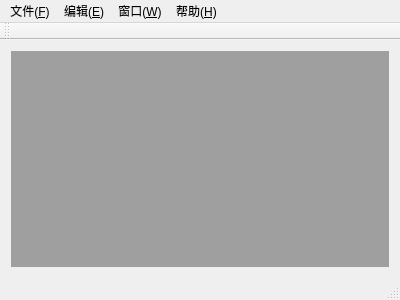
<?xml version="1.0" encoding="UTF-8"?>
<ui version="4.0">
 <class>MainWindow</class>
 <widget class="QMainWindow" name="MainWindow">
  <property name="geometry">
   <rect>
    <x>0</x>
    <y>0</y>
    <width>400</width>
    <height>300</height>
   </rect>
  </property>
  <property name="windowTitle">
   <string>MainWindow</string>
  </property>
  <widget class="QWidget" name="centralWidget">
   <layout class="QGridLayout" name="gridLayout">
    <item row="0" column="0">
     <widget class="QMdiArea" name="mdiArea"/>
    </item>
   </layout>
  </widget>
  <widget class="QMenuBar" name="menuBar">
   <property name="geometry">
    <rect>
     <x>0</x>
     <y>0</y>
     <width>400</width>
     <height>23</height>
    </rect>
   </property>
   <widget class="QMenu" name="menuF">
    <property name="title">
     <string>文件(&amp;F)</string>
    </property>
    <addaction name="actionNew"/>
    <addaction name="actionOpen"/>
    <addaction name="separator"/>
    <addaction name="actionSave"/>
    <addaction name="actionSaveAs"/>
    <addaction name="separator"/>
    <addaction name="actionExit"/>
   </widget>
   <widget class="QMenu" name="menuE">
    <property name="title">
     <string>编辑(&amp;E)</string>
    </property>
    <addaction name="actionUndo"/>
    <addaction name="actionRedo"/>
    <addaction name="separator"/>
    <addaction name="actionCut"/>
    <addaction name="actionCopy"/>
    <addaction name="actionPaste"/>
   </widget>
   <widget class="QMenu" name="menuW">
    <property name="title">
     <string>窗口(&amp;W)</string>
    </property>
    <addaction name="actionClose"/>
    <addaction name="actionCloseAll"/>
    <addaction name="separator"/>
    <addaction name="actionTile"/>
    <addaction name="actionCascade"/>
    <addaction name="separator"/>
    <addaction name="actionNext"/>
    <addaction name="actionPrevious"/>
   </widget>
   <widget class="QMenu" name="menu_O">
    <property name="title">
     <string>帮助(&amp;H)</string>
    </property>
    <addaction name="actionAbout"/>
    <addaction name="actionAboutQt"/>
   </widget>
   <addaction name="menuF"/>
   <addaction name="menuE"/>
   <addaction name="menuW"/>
   <addaction name="menu_O"/>
  </widget>
  <widget class="QToolBar" name="mainToolBar">
   <attribute name="toolBarArea">
    <enum>TopToolBarArea</enum>
   </attribute>
   <attribute name="toolBarBreak">
    <bool>false</bool>
   </attribute>
  </widget>
  <widget class="QStatusBar" name="statusBar"/>
  <action name="actionNew">
   <property name="icon">
    <iconset resource="myimage.qrc">
     <normaloff>:/myImage/images/new.png</normaloff>:/myImage/images/new.png</iconset>
   </property>
   <property name="text">
    <string>新建文件(&amp;N)</string>
   </property>
   <property name="toolTip">
    <string>新建文件</string>
   </property>
   <property name="shortcut">
    <string>Ctrl+N</string>
   </property>
  </action>
  <action name="actionOpen">
   <property name="icon">
    <iconset resource="myimage.qrc">
     <normaloff>:/myImage/images/open.png</normaloff>:/myImage/images/open.png</iconset>
   </property>
   <property name="text">
    <string>打开文件(&amp;O)</string>
   </property>
   <property name="toolTip">
    <string>打开文件</string>
   </property>
   <property name="shortcut">
    <string>Ctrl+O</string>
   </property>
  </action>
  <action name="actionSave">
   <property name="icon">
    <iconset resource="myimage.qrc">
     <normaloff>:/myImage/images/save.png</normaloff>:/myImage/images/save.png</iconset>
   </property>
   <property name="text">
    <string>保存(&amp;S)</string>
   </property>
   <property name="toolTip">
    <string>保存</string>
   </property>
   <property name="shortcut">
    <string>Ctrl+S</string>
   </property>
  </action>
  <action name="actionSaveAs">
   <property name="icon">
    <iconset resource="myimage.qrc">
     <normaloff>:/myImage/images/saveAs.png</normaloff>:/myImage/images/saveAs.png</iconset>
   </property>
   <property name="text">
    <string>另存为(&amp;A)</string>
   </property>
   <property name="toolTip">
    <string>另存为</string>
   </property>
  </action>
  <action name="actionExit">
   <property name="icon">
    <iconset resource="myimage.qrc">
     <normaloff>:/myImage/images/exit.png</normaloff>:/myImage/images/exit.png</iconset>
   </property>
   <property name="text">
    <string>退出(&amp;X)</string>
   </property>
   <property name="toolTip">
    <string>退出</string>
   </property>
  </action>
  <action name="actionUndo">
   <property name="icon">
    <iconset resource="myimage.qrc">
     <normaloff>:/myImage/images/undo.png</normaloff>:/myImage/images/undo.png</iconset>
   </property>
   <property name="text">
    <string>撤销(&amp;Z)</string>
   </property>
   <property name="toolTip">
    <string>撤销</string>
   </property>
   <property name="shortcut">
    <string>Ctrl+Z</string>
   </property>
  </action>
  <action name="actionRedo">
   <property name="icon">
    <iconset resource="myimage.qrc">
     <normaloff>:/myImage/images/redo.png</normaloff>:/myImage/images/redo.png</iconset>
   </property>
   <property name="text">
    <string>恢复(&amp;R)</string>
   </property>
   <property name="toolTip">
    <string>恢复</string>
   </property>
   <property name="shortcut">
    <string>Ctrl+Y</string>
   </property>
  </action>
  <action name="actionCut">
   <property name="icon">
    <iconset resource="myimage.qrc">
     <normaloff>:/myImage/images/cut.png</normaloff>:/myImage/images/cut.png</iconset>
   </property>
   <property name="text">
    <string>剪切(&amp;T)</string>
   </property>
   <property name="toolTip">
    <string>剪切</string>
   </property>
   <property name="shortcut">
    <string>Ctrl+X</string>
   </property>
  </action>
  <action name="actionCopy">
   <property name="icon">
    <iconset resource="myimage.qrc">
     <normaloff>:/myImage/images/copy.png</normaloff>:/myImage/images/copy.png</iconset>
   </property>
   <property name="text">
    <string>复制(&amp;C)</string>
   </property>
   <property name="toolTip">
    <string>复制</string>
   </property>
   <property name="shortcut">
    <string>Ctrl+C</string>
   </property>
  </action>
  <action name="actionPaste">
   <property name="icon">
    <iconset resource="myimage.qrc">
     <normaloff>:/myImage/images/paste.png</normaloff>:/myImage/images/paste.png</iconset>
   </property>
   <property name="text">
    <string>粘贴(&amp;P)</string>
   </property>
   <property name="toolTip">
    <string>粘贴</string>
   </property>
   <property name="shortcut">
    <string>Ctrl+V</string>
   </property>
  </action>
  <action name="actionClose">
   <property name="text">
    <string>关闭(&amp;O)</string>
   </property>
   <property name="toolTip">
    <string>关闭</string>
   </property>
  </action>
  <action name="actionCloseAll">
   <property name="text">
    <string>关闭所有窗口(&amp;A)</string>
   </property>
   <property name="toolTip">
    <string>关闭所有窗口</string>
   </property>
  </action>
  <action name="actionTile">
   <property name="text">
    <string>平铺(&amp;T)</string>
   </property>
   <property name="toolTip">
    <string>平铺</string>
   </property>
  </action>
  <action name="actionCascade">
   <property name="text">
    <string>层叠(&amp;C)</string>
   </property>
   <property name="toolTip">
    <string>层叠</string>
   </property>
  </action>
  <action name="actionNext">
   <property name="icon">
    <iconset resource="myimage.qrc">
     <normaloff>:/myImage/images/next.png</normaloff>:/myImage/images/next.png</iconset>
   </property>
   <property name="text">
    <string>下一个(&amp;X)</string>
   </property>
   <property name="toolTip">
    <string>下一个</string>
   </property>
   <property name="shortcut">
    <string>Ctrl+Tab</string>
   </property>
  </action>
  <action name="actionPrevious">
   <property name="icon">
    <iconset resource="myimage.qrc">
     <normaloff>:/myImage/images/previous.png</normaloff>:/myImage/images/previous.png</iconset>
   </property>
   <property name="text">
    <string>前一个(&amp;V)</string>
   </property>
   <property name="toolTip">
    <string>前一个</string>
   </property>
   <property name="shortcut">
    <string>Ctrl+Shift+Backspace</string>
   </property>
  </action>
  <action name="actionAbout">
   <property name="text">
    <string>关于(&amp;A)</string>
   </property>
   <property name="toolTip">
    <string>关于</string>
   </property>
  </action>
  <action name="actionAboutQt">
   <property name="text">
    <string>关于Qt(&amp;Q)</string>
   </property>
   <property name="toolTip">
    <string>关于Qt</string>
   </property>
  </action>
 </widget>
 <layoutdefault spacing="6" margin="11"/>
 <resources>
  <include location="myimage.qrc"/>
 </resources>
 <connections/>
</ui>
